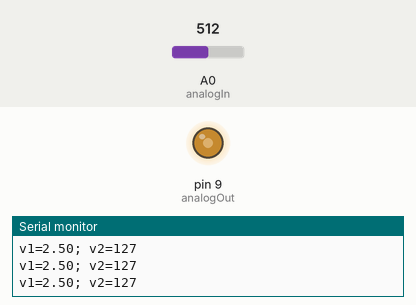
Recording of a sketch running on a simulated Arduino Uno, built with avr-gcc and run on an emulated ATmega328P. On the bench: output pins drawn as LEDs (lit = HIGH), the last lines printed to the serial monitor. Inputs (shaded band) come from the test bench; at power-on: A0 (analogIn) = 512.

Above: at 1.3 s.
1.4 s: A0 (analogIn) set to 716
At 2.7 s:
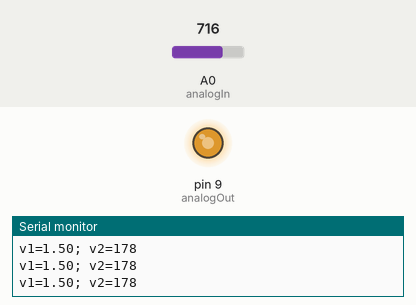
3.0 s: A0 (analogIn) set to 900
At 3.9 s:
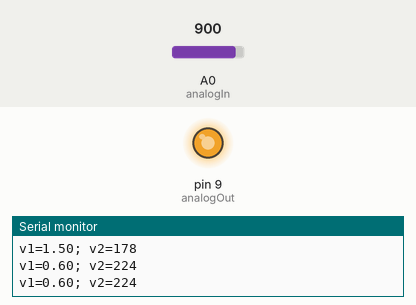
4.5 s: A0 (analogIn) set to 122
At 5.1 s:
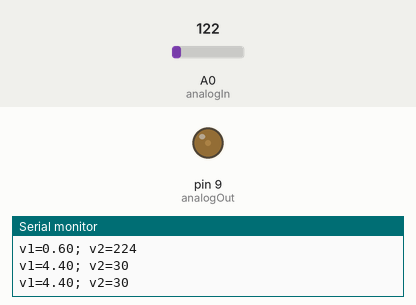
6.0 s: A0 (analogIn) set to 0
At 6.3 s:
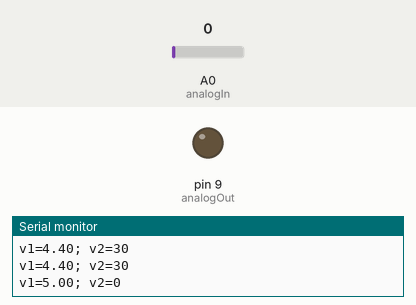
7.5 s: A0 (analogIn) set to 511
At 8.7 s:
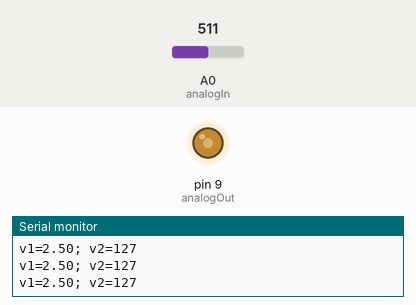
Timing chart, 0 to 10.0 s (numbered marks = the images above; inputs shaded):
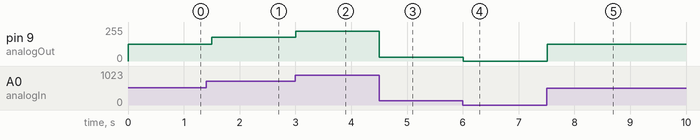

Measured:
- after the input at 1.4 s, pin 9 (analogOut): 127/255 → 178/255 after 0.10 s
- after the input at 3.0 s, pin 9 (analogOut): 178/255 → 224/255 at once
- after the input at 4.5 s, pin 9 (analogOut): 224/255 → 30/255 at once
- after the input at 6.0 s, pin 9 (analogOut): 30/255 → 0/255 at once
- after the input at 7.5 s, pin 9 (analogOut): 0/255 → 127/255 at once

The sketch:

Potentiometer.ino
```cpp
int readVal;
int v2Out;
int analogOut = 9;
int analogIn = A0;

void setup() {
  pinMode(analogIn, INPUT);
  Serial.begin(9600);
}

void loop() {
  readVal = analogRead(analogIn);
  v2Out = (255.0/1023.)* readVal;
  float v2 =  5./1023 * readVal;
  float v1 = 5.0 - v2;
  analogWrite(analogOut,v2Out);
  Serial.print("v1=");
  Serial.print(v1);
  Serial.print("; v2=");
  Serial.println(v2Out);
  delay(500);
}
```
